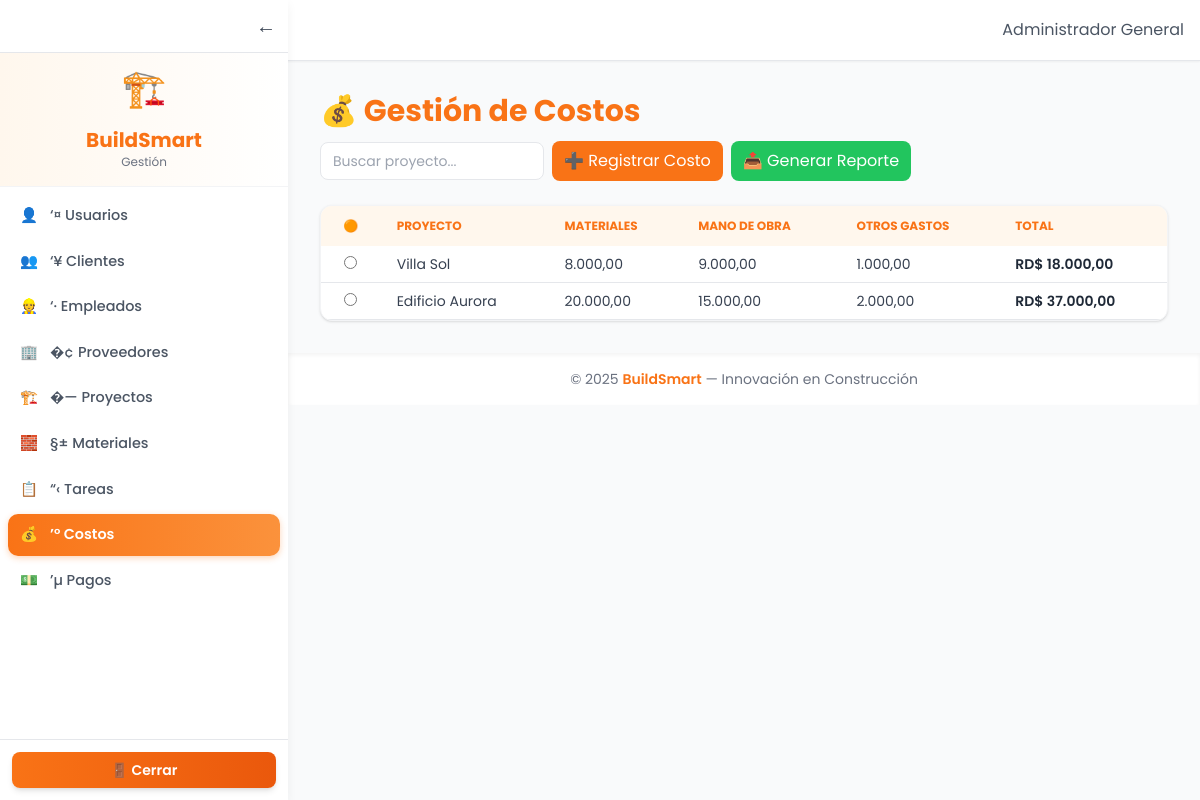
/public/index.php?page=costos (signed in), run on the app's committed database.
### tables this page shows
CREATE TABLE costos (
  id INT AUTO_INCREMENT PRIMARY KEY,
  proyecto_id INT NOT NULL,
  costo_materiales DECIMAL(12,2) DEFAULT 0,
  costo_mano_obra DECIMAL(12,2) DEFAULT 0,
  otros_gastos DECIMAL(12,2) DEFAULT 0,
  total DECIMAL(12,2) DEFAULT 0,
  updated_at DATETIME DEFAULT CURRENT_TIMESTAMP,
  FOREIGN KEY (proyecto_id) REFERENCES proyectos(id) ON DELETE CASCADE
);

CREATE TABLE proyectos (
  id INT AUTO_INCREMENT PRIMARY KEY,
  cliente_id INT NOT NULL,
  nombre VARCHAR(200) NOT NULL,
  ubicacion VARCHAR(255),
  fecha_inicio DATE,
  fecha_fin DATE,
  estado ENUM('planificado','en_ejecucion','finalizado','cancelado') DEFAULT 'planificado',
  descripcion TEXT,
  created_at DATETIME DEFAULT CURRENT_TIMESTAMP,
  avance DECIMAL(5,2) DEFAULT 0,
  FOREIGN KEY (cliente_id) REFERENCES clientes(id) ON DELETE CASCADE
);

### app/views/costos/listar.php (the view, shortened to what this page needs)
<?php
global $pdo;
$busqueda = $_GET['q'] ?? '';
$sql = "SELECT c.*, p.nombre AS proyecto
        FROM costos c
        LEFT JOIN proyectos p ON p.id = c.proyecto_id
        WHERE p.nombre LIKE :busqueda
        ORDER BY c.id DESC";
$stmt = $pdo->prepare($sql);
$stmt->execute([':busqueda' => "%$busqueda%"]);
$costos = $stmt->fetchAll();
?>
<div class="space-y-6 animate-fadeIn">
  <div class="flex justify-between items-center flex-wrap gap-3">
    <h1 class="text-3xl font-bold text-[#f97316] flex items-center gap-2">
      💰 Gestión de Costos
    </h1>
    <div class="flex gap-2 items-center">
      <input
        type="text"
        id="buscarProyecto"
        placeholder="Buscar proyecto..."
        class="border rounded-lg px-3 py-2 text-sm focus:ring-2 focus:ring-orange-400 outline-none w-56"
      >
      <a href="<?= BASE_URL ?>/index.php?page=costos/form"
         class="bg-[#f97316] text-white px-3 py-2 rounded-lg hover:bg-orange-600 transition">
         ➕ Registrar Costo
      </a>
      <button id="btnReporte"
         class="bg-green-500 text-white px-3 py-2 rounded-lg hover:bg-green-600 transition">
         📤 Generar Reporte
      </button>
    </div>
  </div>
  <div id="tablaCostos" class="bg-white shadow rounded-xl overflow-hidden border border-gray-100">
    <table class="w-full text-sm text-left text-gray-700">
      <thead class="bg-orange-50 text-[#f97316] uppercase text-xs">
        <tr>
          <th class="px-4 py-3 text-center">🟠</th>
          <th class="px-4 py-3">Proyecto</th>
          <th class="px-4 py-3">Materiales</th>
          <th class="px-4 py-3">Mano de Obra</th>
          <th class="px-4 py-3">Otros Gastos</th>
          <th class="px-4 py-3">Total</th>
        </tr>
      </thead>
      <tbody id="cuerpoTabla">
        <?php if (count($costos)): ?>
          <?php foreach ($costos as $c): ?>
            <tr class="border-b hover:bg-orange-50 transition">
              <td class="px-4 py-2 text-center">
                <input type="radio" name="selectCosto" value="<?= $c['id'] ?>">
              </td>
              <td class="px-4 py-2"><?= htmlspecialchars($c['proyecto']) ?></td>
              <td class="px-4 py-2"><?= number_format($c['costo_materiales'], 2, ',', '.') ?></td>
              <td class="px-4 py-2"><?= number_format($c['costo_mano_obra'], 2, ',', '.') ?></td>
              <td class="px-4 py-2"><?= number_format($c['otros_gastos'], 2, ',', '.') ?></td>
              <td class="px-4 py-2 font-semibold text-gray-800">RD$ <?= number_format($c['total'], 2, ',', '.') ?></td>
            </tr>
          <?php endforeach; ?>
        <?php else: ?>
          <tr><td colspan="6" class="text-center py-6 text-gray-500">No hay costos registrados.</td></tr>
        <?php endif; ?>
      </tbody>
    </table>
  </div>
</div>

### app/views/layouts/header.php (style rules this page uses)
body { font-family: 'Poppins', sans-serif; background-color: #f9fafb; color: #1f2937; transition: all .3s ease; }

### app/views/costos/listar.php (style rules this page uses)
.animate-fadeIn { animation: fadeIn .6s ease-in-out; }

### data on the page
costos: proyecto.nombre "Villa Sol", costo_materiales "8.000,00", costo_mano_obra "9.000,00", otros_gastos "1.000,00", total "18.000,00"
costos: proyecto.nombre "Edificio Aurora", costo_materiales "20.000,00", costo_mano_obra "15.000,00", otros_gastos "2.000,00", total "37.000,00"

### other printed values
explode(" ", $label)[0] "👤"
substr($label, 2) "‘¤ Usuarios"
explode(" ", $label)[0] "👥"
substr($label, 2) "‘¥ Clientes"
explode(" ", $label)[0] "👷"
substr($label, 2) "‘· Empleados"
explode(" ", $label)[0] "🏢"
substr($label, 2) "�¢ Proveedores"
explode(" ", $label)[0] "🏗️"
substr($label, 2) "�—️ Proyectos"
explode(" ", $label)[0] "🧱"
substr($label, 2) "§± Materiales"
explode(" ", $label)[0] "📋"
substr($label, 2) "“‹ Tareas"
explode(" ", $label)[0] "💰"
